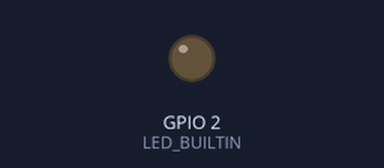
This sketch was run on a simulated ESP32. Parts: output pins drawn as LEDs (lit = HIGH). The local clock reads 2024-03-15 10:24:30 at power-on unless the sketch sets it. At 0.1 s the program puts the board to deep sleep or switches it off; the recording ends there.

Above: at 0.05 s.
Timing chart, 0 to 0.1 s (numbered marks = the images above):
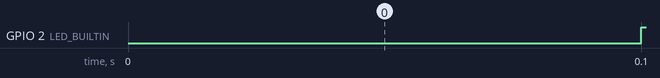

Measured:
- by itself, GPIO 2 (LED_BUILTIN): LOW → HIGH at 0.10 s

The sketch:

Code_that_works_without_connecting_anything.ino
```cpp
#include <Wire.h>
#include <RTClib.h> // Using the Adafruit RTClib

RTC_DS3231 rtc;

void setup() {
  // 1. Initialize Hardware
  pinMode(LED_BUILTIN, OUTPUT);
  Wire.begin(); // Default SDA/SCL for Wemos are D2/D1

  // 2. Visual confirmation of wake-up
  digitalWrite(LED_BUILTIN, LOW); // LED ON (Wemos LED is active low)
  delay(100);                     // Short burst to see the blink
  digitalWrite(LED_BUILTIN, HIGH); // LED OFF

  // 3. Initialize RTC
  if (!rtc.begin()) {
    while (1); // Trap if RTC not found
  }

  // 4. Clear existing Alarms and Flags
  rtc.disableAlarm(1);
  rtc.clearAlarm(1);

  // 5. Set Alarm 1 to fire every second
  // The 'DS3231_A1_PerSecond' mode triggers when seconds match (every sec)
  rtc.setAlarm1(rtc.now(), DS3231_A1_PerSecond);

  // 6. Go to Deep Sleep
  // We set the WDT for 1.5 seconds so the DS3231 Alarm (at 1.0s)
  // hits while the chip is in the "Zombie" state.
  ESP.deepSleep(1500000);
}

void loop() {
  // loop is never reached in Deep Sleep projects
}
```
